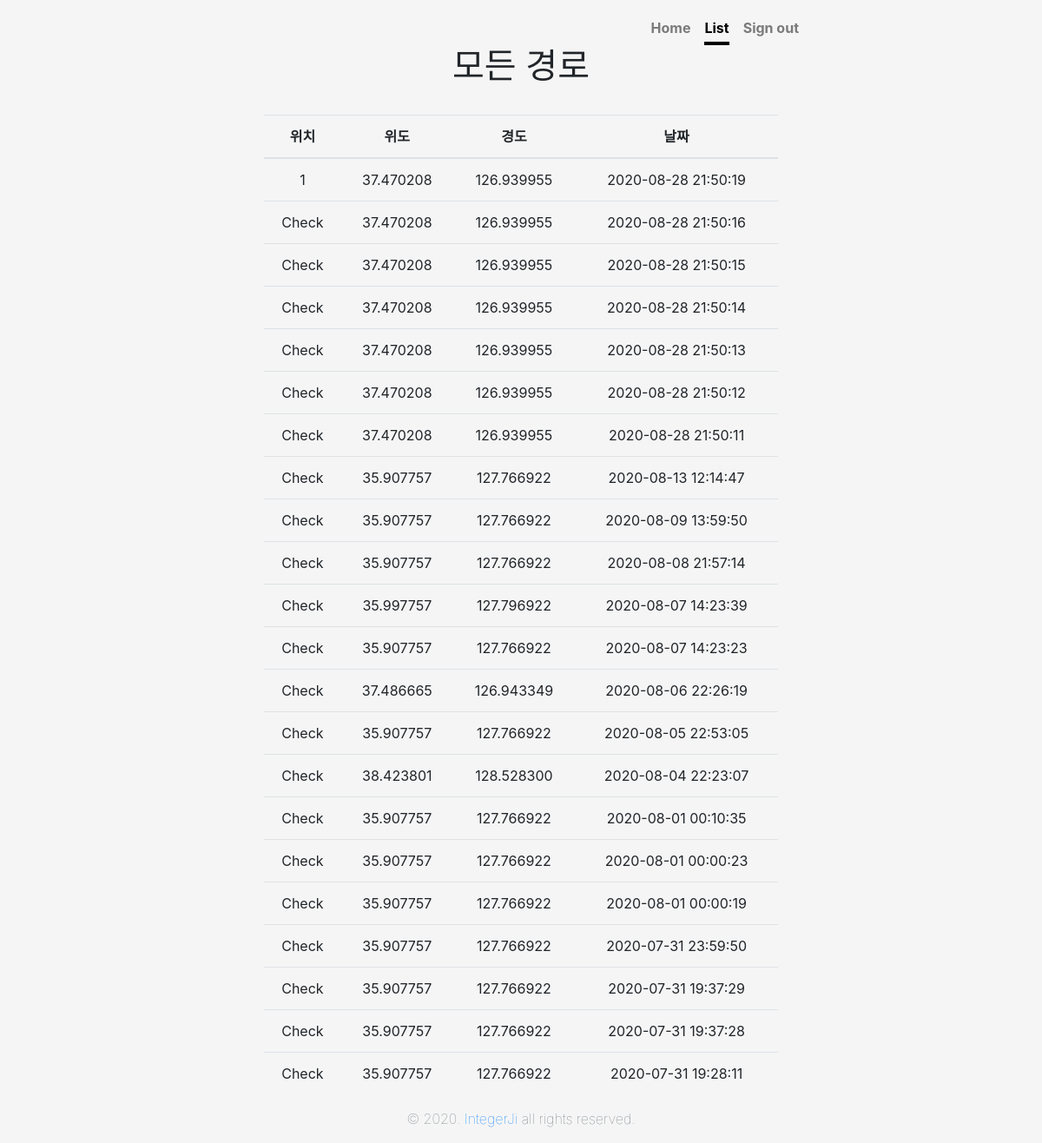
The app's page /app/list/ (signed in), older data.
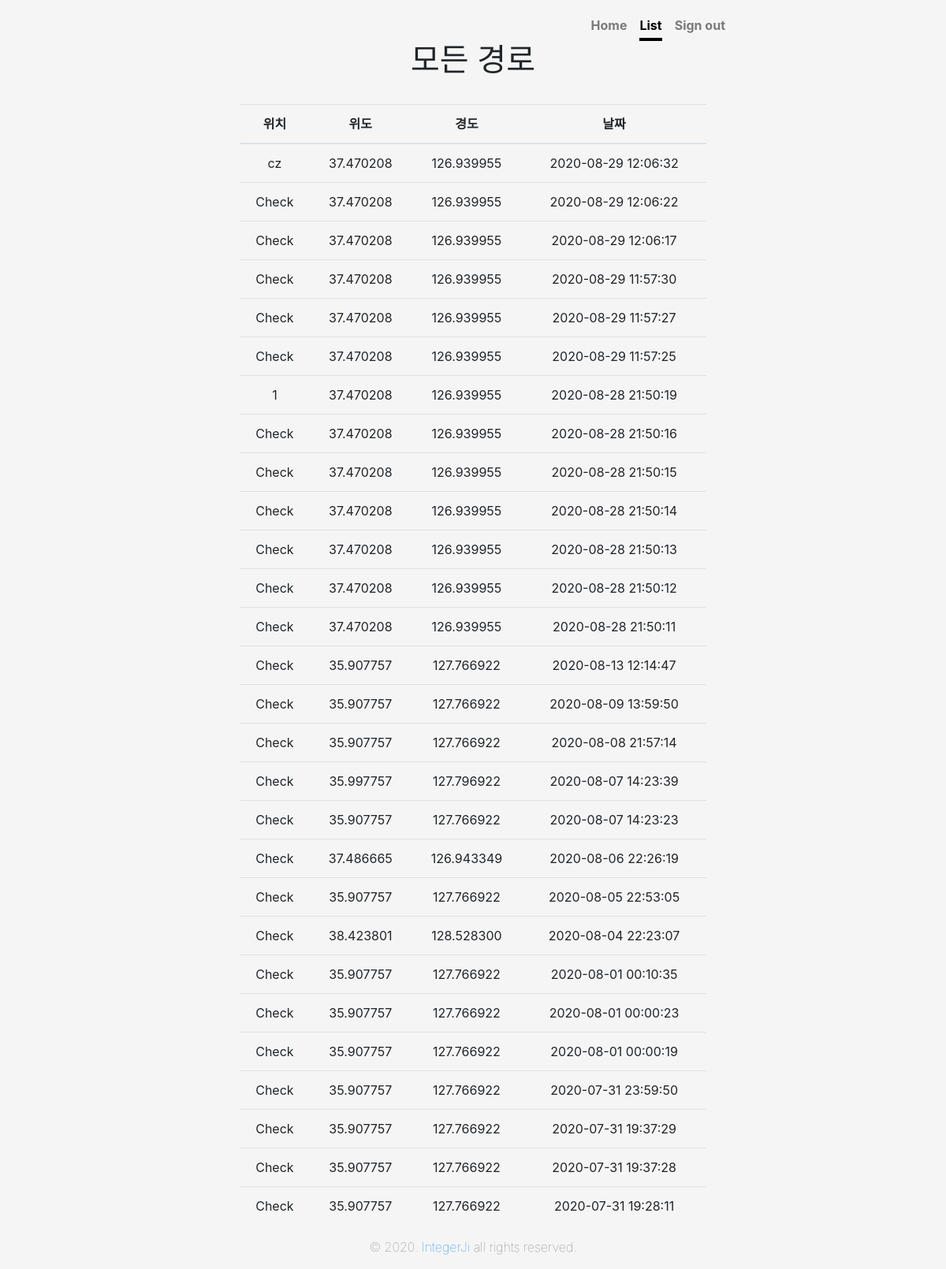
The same page, newer data.
### app/models.py (models this page shows)
class Report(models.Model):
    objects = models.Manager()
    input_user = models.ForeignKey(User, on_delete = models.CASCADE)
    input_report = models.CharField(max_length=200, null = True, default='비어있음')
    input_date = models.CharField(max_length=20, default=0, null=True, blank=True)
    input_time = models.CharField(max_length=20, default=0, null=True, blank=True)
    input_lat = models.DecimalField(max_digits=9, decimal_places=6, null = True)
    input_lon = models.DecimalField(max_digits=9, decimal_places=6, null = True)

### app/views.py (the view)
# urls.py: path('list/', views.list, name='list'),
def list(request):
    report = Report.objects.filter(input_user=request.user).order_by('-input_date','-id')
    return render(request, 'list.html', {'report':report })

### app/templates/list.html (shortened to what this page needs)
{% extends 'mainBase.html' %}
{% load static %}
{% block maincontent %}
<body class="text-center">
  <div class="cover-container d-flex w-100 h-100 p-3 mx-auto flex-column">
    <header class="masthead mb-auto">
      <div class="inner">
        <nav class="nav nav-masthead justify-content-center">
          <a class="nav-link" href="{% url 'index' %}">Home</a>
          <a class="nav-link active" href="{% url 'list' %}">List</a>
          <a class="nav-link" href="{% url 'signout' %}">Sign out</a>
        </nav>
      </div>
    </header>
    <main role="main" class="inner cover">
      <h1 class="cover-heading">모든 경로</h1>
      <br>
      <table class="table">
        <thead>
          <tr>
            <th scope="col">위치</th>
            <th scope="col">위도</th>
            <th scope="col">경도</th>
            <th scope="col">날짜</th>
          </tr>
        </thead>
        <tbody>
          {% for report in report.all %}
          <tr>
            <td>{{ report.input_report }}</td>
            <td>{{ report.input_lat }}</td>
            <td>{{ report.input_lon }}</td>
            <td>{{ report.input_date }} {{ report.input_time }}</td>
          </tr>
          {% endfor %}
        </tbody>
      </table>
    </main>
    <footer class="mastfoot mt-auto">
      <div class="inner">
        <p class="text-muted font-weight-lighter">&copy; 2020. <a
            href="https://www.instagram.com/integer_ji/">IntegerJi</a> all rights reserved.</p>
      </div>
    </footer>
  </div>
</body>
{% endblock %}

Row changes from the older to the newer data that the page shows:
added Report: input_report "cz", input_lat "37.470208", input_lon "126.939955", input_date "2020-08-29", input_time "12:06:32"
added Report: input_report "Check", input_lat "37.470208", input_lon "126.939955", input_date "2020-08-29", input_time "12:06:22"
added Report: input_report "Check", input_lat "37.470208", input_lon "126.939955", input_date "2020-08-29", input_time "12:06:17"
added Report: input_report "Check", input_lat "37.470208", input_lon "126.939955", input_date "2020-08-29", input_time "11:57:30"
added Report: input_report "Check", input_lat "37.470208", input_lon "126.939955", input_date "2020-08-29", input_time "11:57:27"
added Report: input_report "Check", input_lat "37.470208", input_lon "126.939955", input_date "2020-08-29", input_time "11:57:25"
